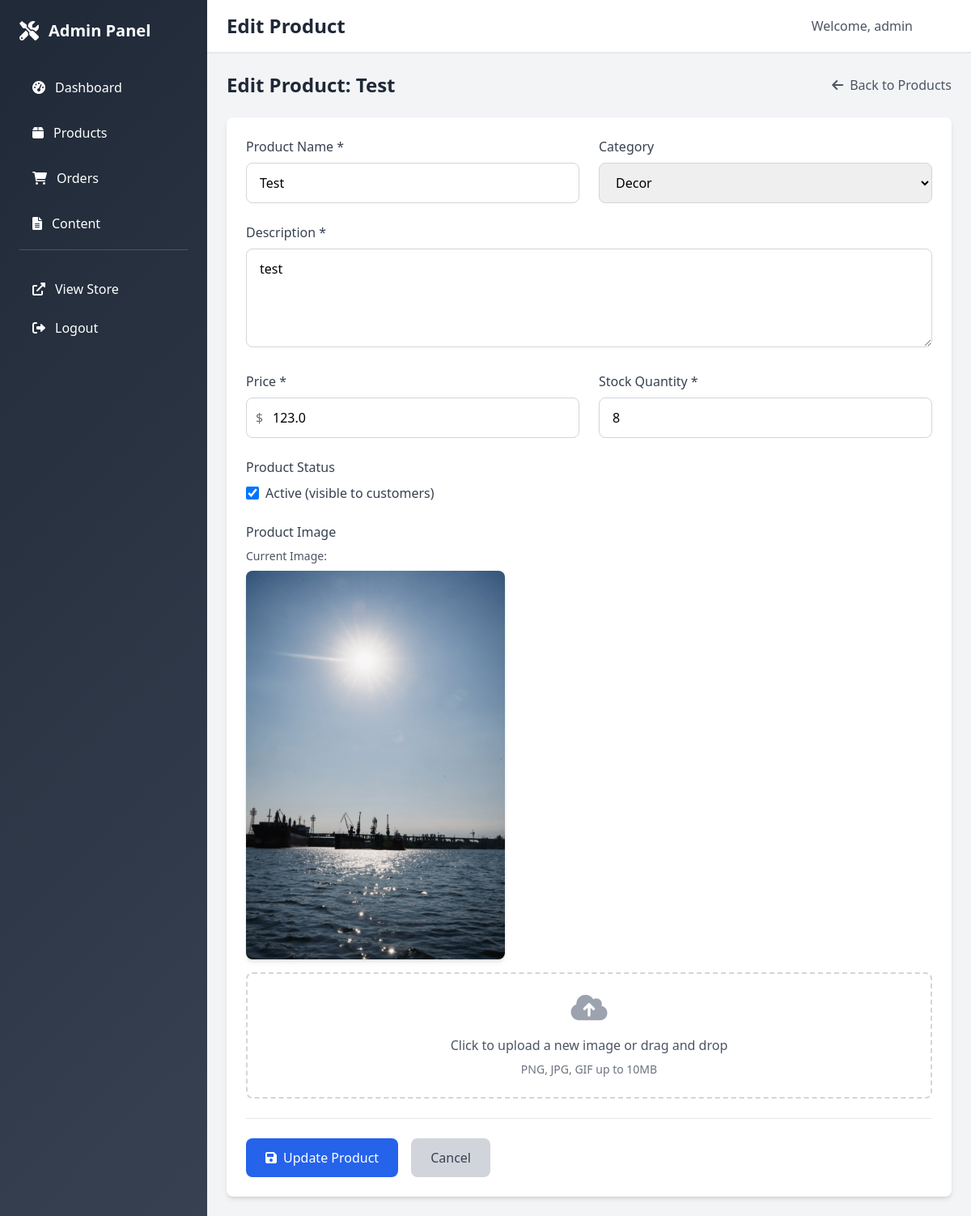
Page /admin/products/edit/1 (signed in) on the committed database.
### app.py (models this page shows)
class User(UserMixin, db.Model):
    id = db.Column(db.Integer, primary_key=True)
    username = db.Column(db.String(80), unique=True, nullable=False)
    password_hash = db.Column(db.String(120), nullable=False)
    is_admin = db.Column(db.Boolean, default=False)

class Product(db.Model):
    id = db.Column(db.Integer, primary_key=True)
    name = db.Column(db.String(100), nullable=False)
    description = db.Column(db.Text, nullable=False)
    price = db.Column(db.Float, nullable=False)
    stock = db.Column(db.Integer, default=0)
    image_url = db.Column(db.String(200))
    category = db.Column(db.String(50))
    created_at = db.Column(db.DateTime, default=datetime.utcnow)
    is_active = db.Column(db.Boolean, default=True)

### app.py (the view, shortened to what this page needs)
@app.route('/admin/products/edit/<int:product_id>', methods=['GET', 'POST'])
@login_required
def admin_edit_product(product_id):
    if not current_user.is_admin:
        return redirect(url_for('admin_login'))
    product = Product.query.get_or_404(product_id)
    return render_template('admin/edit_product.html', product=product)

### app.py (called while the page is built)
@login_manager.user_loader
def load_user(user_id):
    return User.query.get(int(user_id))

### templates/admin/edit_product.html (shortened to what this page needs)
{% extends "admin/base.html" %}
{% block page_title %}Edit Product{% endblock %}
{% block content %}
<div class="max-w-4xl mx-auto">
    <div class="flex justify-between items-center mb-6">
        <h1 class="text-2xl font-bold text-gray-800">Edit Product: {{ product.name }}</h1>
        <a href="{{ url_for('admin_products') }}"
           class="text-gray-600 hover:text-gray-800">
            <i class="fas fa-arrow-left mr-2"></i>Back to Products
        </a>
    </div>
    <div class="bg-white rounded-lg shadow-md p-6">
        <form method="POST" enctype="multipart/form-data" class="space-y-6">
            <div class="grid grid-cols-1 md:grid-cols-2 gap-6">
                <div>
                    <label for="name" class="block text-gray-700 font-medium mb-2">Product Name *</label>
                    <input type="text"
                           id="name"
                           name="name"
                           value="{{ product.name }}"
                           required
                           class="w-full px-4 py-3 border border-gray-300 rounded-lg focus:ring-2 focus:ring-brown-500 focus:border-transparent">
                </div>
                <div>
                    <label for="category" class="block text-gray-700 font-medium mb-2">Category</label>
                    <select id="category"
                            name="category"
                            class="w-full px-4 py-3 border border-gray-300 rounded-lg focus:ring-2 focus:ring-brown-500 focus:border-transparent">
                        <option value="Decor" {% if product.category == 'Decor' %}selected{% endif %}>Decor</option>
                    </select>
                </div>
            </div>
            <div>
                <label for="description" class="block text-gray-700 font-medium mb-2">Description *</label>
                <textarea id="description"
                          name="description"
                          rows="4"
                          required
                          class="w-full px-4 py-3 border border-gray-300 rounded-lg focus:ring-2 focus:ring-brown-500 focus:border-transparent">{{ product.description }}</textarea>
            </div>
            <div class="grid grid-cols-1 md:grid-cols-2 gap-6">
                <div>
                    <label for="price" class="block text-gray-700 font-medium mb-2">Price *</label>
                    <div class="relative">
                        <span class="absolute inset-y-0 left-0 pl-3 flex items-center pointer-events-none text-gray-500">
                        </span>
                        <input type="number"
                               id="price"
                               name="price"
                               value="{{ product.price }}"
                               step="0.01"
                               min="0"
                               required
                               class="w-full pl-8 pr-4 py-3 border border-gray-300 rounded-lg focus:ring-2 focus:ring-brown-500 focus:border-transparent">
                    </div>
                </div>
                <div>
                    <label for="stock" class="block text-gray-700 font-medium mb-2">Stock Quantity *</label>
                    <input type="number"
                           id="stock"
                           name="stock"
                           value="{{ product.stock }}"
                           min="0"
                           required
                           class="w-full px-4 py-3 border border-gray-300 rounded-lg focus:ring-2 focus:ring-brown-500 focus:border-transparent">
                </div>
            </div>
            <div>
                <label class="block text-gray-700 font-medium mb-2">Product Status</label>
                <div class="flex items-center">
                    <input type="checkbox"
                           id="is_active"
                           name="is_active"
                           {% if product.is_active %}checked{% endif %}
                           class="h-4 w-4 text-brown-600 focus:ring-brown-500 border-gray-300 rounded">
                    <label for="is_active" class="ml-2 text-gray-700">Active (visible to customers)</label>
                </div>
            </div>
            <div>
                <label for="image" class="block text-gray-700 font-medium mb-2">Product Image</label>
                {% if product.image_url %}
                <div class="mb-4">
                    <p class="text-sm text-gray-600 mb-2">Current Image:</p>
                    <img src="{{ url_for('static', filename=product.image_url) }}"
                         alt="{{ product.name }}"
                         class="max-w-xs rounded-lg shadow-md">
                </div>
                {% endif %}
                <div class="border-2 border-dashed border-gray-300 rounded-lg p-6 text-center">
                    <label for="image" class="cursor-pointer">
                        <i class="fas fa-cloud-upload-alt text-4xl text-gray-400 mb-4"></i>
                        <p class="text-gray-600">Click to upload a new image or drag and drop</p>
                        <p class="text-sm text-gray-500 mt-2">PNG, JPG, GIF up to 10MB</p>
                    </label>
                </div>
            </div>
            <div class="flex items-center space-x-4 pt-6 border-t border-gray-200">
                <button type="submit"
                        class="bg-blue-600 text-white px-6 py-3 rounded-lg hover:bg-blue-700 transition font-medium">
                    <i class="fas fa-save mr-2"></i>Update Product
                </button>
                <a href="{{ url_for('admin_products') }}"
                   class="bg-gray-300 text-gray-700 px-6 py-3 rounded-lg hover:bg-gray-400 transition font-medium">
                    Cancel
                </a>
            </div>
        </form>
    </div>
</div>
{% endblock %}

### templates/admin/base.html (shortened to what this page needs)
<!DOCTYPE html>
<html lang="en">
<head>
    <link href="https://cdn.jsdelivr.net/npm/tailwindcss@2.2.19/dist/tailwind.min.css" rel="stylesheet">
    <link href="https://cdnjs.cloudflare.com/ajax/libs/font-awesome/6.0.0/css/all.min.css" rel="stylesheet">
</head>
<body class="bg-gray-100">
    <div class="flex">
        <div class="sidebar w-64 fixed h-full">
            <div class="p-6">
                <div class="flex items-center mb-8">
                    <i class="fas fa-tools text-white text-2xl mr-3"></i>
                    <h1 class="text-white text-xl font-bold">Admin Panel</h1>
                </div>
                <nav class="space-y-2">
                    <a href="{{ url_for('admin_dashboard') }}"
                       class="nav-link flex items-center px-4 py-3 text-white rounded-lg {% if request.endpoint == 'admin_dashboard' %}active{% endif %}">
                        <i class="fas fa-tachometer-alt mr-3"></i>
                        Dashboard
                    </a>
                    <a href="{{ url_for('admin_products') }}"
                       class="nav-link flex items-center px-4 py-3 text-white rounded-lg {% if 'admin_products' in request.endpoint %}active{% endif %}">
                        <i class="fas fa-box mr-3"></i>
                        Products
                    </a>
                    <a href="{{ url_for('admin_orders') }}"
                       class="nav-link flex items-center px-4 py-3 text-white rounded-lg {% if 'admin_orders' in request.endpoint %}active{% endif %}">
                        <i class="fas fa-shopping-cart mr-3"></i>
                        Orders
                    </a>
                    <a href="{{ url_for('admin_content') }}"
                       class="nav-link flex items-center px-4 py-3 text-white rounded-lg {% if 'admin_content' in request.endpoint %}active{% endif %}">
                        <i class="fas fa-file-alt mr-3"></i>
                        Content
                    </a>
                    <div class="border-t border-gray-600 mt-6 pt-6">
                        <a href="{{ url_for('index') }}"
                           class="nav-link flex items-center px-4 py-3 text-white rounded-lg">
                            <i class="fas fa-external-link-alt mr-3"></i>
                            View Store
                        </a>
                        <a href="{{ url_for('admin_logout') }}"
                           class="nav-link flex items-center px-4 py-3 text-white rounded-lg">
                            <i class="fas fa-sign-out-alt mr-3"></i>
                            Logout
                        </a>
                    </div>
                </nav>
            </div>
        </div>
        <div class="ml-64 flex-1">
            <div class="bg-white shadow-sm border-b border-gray-200 px-6 py-4">
                <div class="flex items-center justify-between">
                    <h2 class="text-2xl font-bold text-gray-800">{% block page_title %}Dashboard{% endblock %}</h2>
                    <div class="flex items-center space-x-4">
                        <span class="text-gray-600">Welcome, {{ current_user.username }}</span>
                        <div class="w-8 h-8 bg-brown-600 rounded-full flex items-center justify-center">
                            <i class="fas fa-user text-white text-sm"></i>
                        </div>
                    </div>
                </div>
            </div>
            <div class="p-6">
                {% block content %}{% endblock %}
            </div>
        </div>
    </div>
</body>
</html>

### templates/admin/base.html (style rules this page uses)
.sidebar { min-height: 100vh; background: linear-gradient(135deg, #1f2937 0%, #374151 100%); }
.nav-link { transition: all 0.3s ease; }

### rows in the picture
User: username "admin"
Product: name "Test", category "Decor", description "test", price "123.0", stock "8", is_active "☑", image_url (picture)
